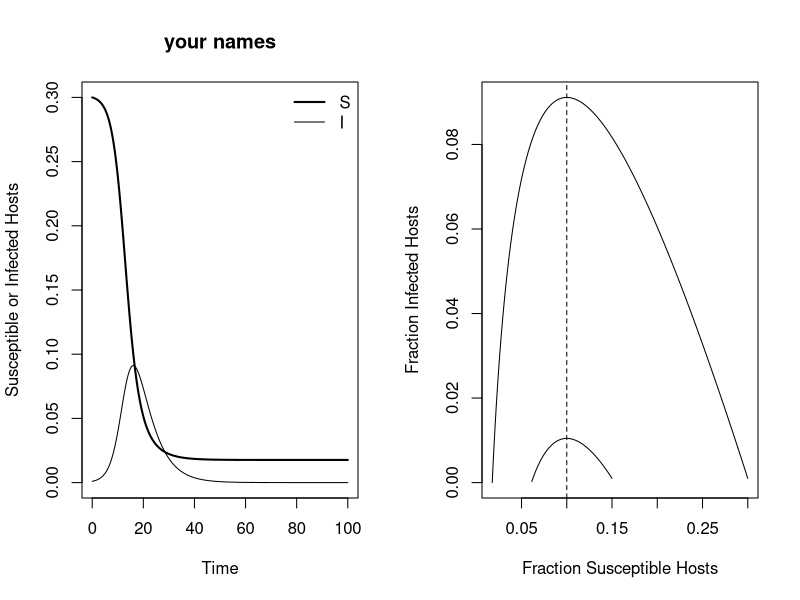

Recreate this plot in R.

require(deSolve); # uses a differential equation solver package. You will need to install this
# under Tools find Install Packages and type deSolve in the box

# here we define the set of equations we want to solve
# In this case it is SIR  
SIR<-function(t,y,p){
	S = y[1];
	I = y[2];
	with(as.list(p), {
		dS.dt = -beta*S*I;
		dI.dt = beta*S*I - gamma*I;
		return(list(c(dS.dt,dI.dt)));
	})
}


################
#Parameter Values
################
beta = 2; 
gamma = 1/5;
p2 = c(beta=beta,gamma=gamma); # we put these in a vector

#########
#Initial Conditions for time series
########
S0Start = 0.3; # start point of Susceptibles as fraction of population
I0Start = 0.001;  # start point of Infecteds as a fraction of the population
y0 = c(S=S0Start,I=I0Start); # put these together as a x,y coordinate 

EndTime = 100;  # length of time to run
t2 = seq(from=0,to=EndTime,by=0.1); #time here is in days.

########
#Solving and plotting time series
########
par(mfrow=c(1,2)); # this tells it to plot the two graphs side-by-side
out = ode(y=y0,times=t2,func=SIR,parms=p2); # call the ODE solver
# it puts out S and I at each time step and  out[,1] is time 
plot(out[,1],out[,2],type="l",lwd=2,xlab="Time",ylab="Susceptible or Infected Hosts",ylim=c(0,S0Start));
lines(out[,1],out[,3]); # overlay the infected time series
legend(x="topright", legend=c("S","I"),bty="n",lwd=c(2,1));
title(main="your names") ###################### change to YOUR NAMES
#########
#The first phase plot lines -
#########
plot(out[,2],out[,3],type="l",xlab="Fraction Susceptible Hosts",ylab="Fraction Infected Hosts");
abline(v=(gamma/beta),lty=2)

.4*.25


### Stop the first run here and answer questions 2 & 3





##### Just above the threshold
SStart = (gamma/beta)*1.5;    # x value at start in relation to threshold
I0Start = 0.001           # y value at start
y0 = c(S=SStart,I=I0Start);  # make this  starting point
t2 = seq(from=0,to=EndTime,by=0.1); # run for chosen time interval
out = ode(y=y0,times=t2,func=SIR,parms=p2);  # solve the equations from this start point
 lines(out[,2],out[,3]);  # add the line to the figure
